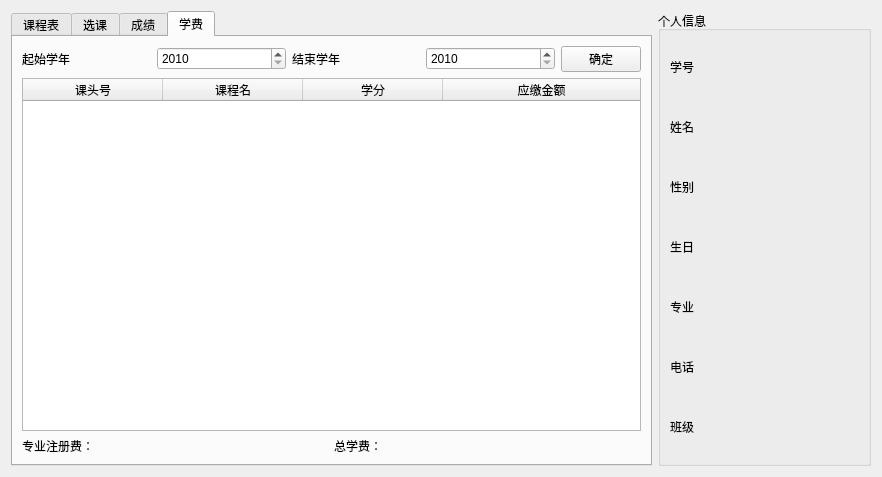
<?xml version="1.0" encoding="UTF-8"?>
<ui version="4.0">
 <class>studentForm</class>
 <widget class="QWidget" name="studentForm">
  <property name="geometry">
   <rect>
    <x>0</x>
    <y>0</y>
    <width>882</width>
    <height>477</height>
   </rect>
  </property>
  <property name="windowTitle">
   <string>学生端</string>
  </property>
  <property name="styleSheet">
   <string notr="true">#StudentForm{background-image: url(:/新前缀/resize_background_pic2.jpg);}</string>
  </property>
  <layout class="QHBoxLayout" name="horizontalLayout_13" stretch="3,1">
   <item>
    <widget class="QTabWidget" name="tabWidget">
     <property name="currentIndex">
      <number>3</number>
     </property>
     <widget class="QWidget" name="calendar">
      <attribute name="title">
       <string>课程表</string>
      </attribute>
      <layout class="QVBoxLayout" name="verticalLayout">
       <item>
        <widget class="QTableWidget" name="tableWidget">
         <attribute name="horizontalHeaderStretchLastSection">
          <bool>true</bool>
         </attribute>
         <column>
          <property name="text">
           <string>课头号</string>
          </property>
         </column>
         <column>
          <property name="text">
           <string>课程名</string>
          </property>
         </column>
         <column>
          <property name="text">
           <string>课程类型</string>
          </property>
         </column>
         <column>
          <property name="text">
           <string>教师</string>
          </property>
         </column>
         <column>
          <property name="text">
           <string>学分</string>
          </property>
         </column>
         <column>
          <property name="text">
           <string>上课时间</string>
          </property>
         </column>
        </widget>
       </item>
      </layout>
     </widget>
     <widget class="QWidget" name="select_lesson">
      <attribute name="title">
       <string>选课</string>
      </attribute>
      <layout class="QVBoxLayout" name="verticalLayout_2">
       <item>
        <widget class="QTabWidget" name="tabWidget_2">
         <property name="currentIndex">
          <number>0</number>
         </property>
         <widget class="QWidget" name="compulsory_course">
          <attribute name="title">
           <string>必修课</string>
          </attribute>
          <layout class="QVBoxLayout" name="verticalLayout_5">
           <item>
            <layout class="QHBoxLayout" name="horizontalLayout_2" stretch="3,1">
             <item>
              <widget class="QComboBox" name="comboBox"/>
             </item>
             <item>
              <widget class="QPushButton" name="pushButton_2">
               <property name="text">
                <string>选课</string>
               </property>
              </widget>
             </item>
            </layout>
           </item>
           <item>
            <widget class="QTableWidget" name="tableWidget_4">
             <attribute name="horizontalHeaderStretchLastSection">
              <bool>true</bool>
             </attribute>
             <column>
              <property name="text">
               <string>课头号</string>
              </property>
             </column>
             <column>
              <property name="text">
               <string>课程名</string>
              </property>
             </column>
             <column>
              <property name="text">
               <string>教师</string>
              </property>
             </column>
             <column>
              <property name="text">
               <string>学分</string>
              </property>
             </column>
             <column>
              <property name="text">
               <string>上课时间</string>
              </property>
             </column>
            </widget>
           </item>
          </layout>
         </widget>
         <widget class="QWidget" name="optional_couse">
          <attribute name="title">
           <string>选修课</string>
          </attribute>
          <layout class="QVBoxLayout" name="verticalLayout_6">
           <item>
            <layout class="QHBoxLayout" name="horizontalLayout_3" stretch="3,1">
             <item>
              <widget class="QComboBox" name="comboBox_2"/>
             </item>
             <item>
              <widget class="QPushButton" name="pushButton_3">
               <property name="text">
                <string>选课</string>
               </property>
              </widget>
             </item>
            </layout>
           </item>
           <item>
            <widget class="QTableWidget" name="tableWidget_5">
             <attribute name="horizontalHeaderStretchLastSection">
              <bool>true</bool>
             </attribute>
             <column>
              <property name="text">
               <string>课头号</string>
              </property>
             </column>
             <column>
              <property name="text">
               <string>课程名</string>
              </property>
             </column>
             <column>
              <property name="text">
               <string>教师</string>
              </property>
             </column>
             <column>
              <property name="text">
               <string>学分</string>
              </property>
             </column>
             <column>
              <property name="text">
               <string>上课时间</string>
              </property>
             </column>
            </widget>
           </item>
          </layout>
         </widget>
         <widget class="QWidget" name="delete_course">
          <attribute name="title">
           <string>撤课</string>
          </attribute>
          <layout class="QVBoxLayout" name="verticalLayout_7">
           <item>
            <layout class="QHBoxLayout" name="horizontalLayout_4" stretch="3,1">
             <item>
              <widget class="QComboBox" name="comboBox_3"/>
             </item>
             <item>
              <widget class="QPushButton" name="pushButton_4">
               <property name="text">
                <string>撤课</string>
               </property>
              </widget>
             </item>
            </layout>
           </item>
           <item>
            <widget class="QTableWidget" name="tableWidget_6">
             <attribute name="horizontalHeaderStretchLastSection">
              <bool>true</bool>
             </attribute>
             <column>
              <property name="text">
               <string>课头号</string>
              </property>
             </column>
             <column>
              <property name="text">
               <string>课程名</string>
              </property>
             </column>
             <column>
              <property name="text">
               <string>课程类型</string>
              </property>
             </column>
             <column>
              <property name="text">
               <string>教师</string>
              </property>
             </column>
             <column>
              <property name="text">
               <string>学分</string>
              </property>
             </column>
             <column>
              <property name="text">
               <string>上课时间</string>
              </property>
             </column>
            </widget>
           </item>
          </layout>
         </widget>
        </widget>
       </item>
      </layout>
     </widget>
     <widget class="QWidget" name="grade_point">
      <attribute name="title">
       <string>成绩</string>
      </attribute>
      <layout class="QVBoxLayout" name="verticalLayout_3">
       <item>
        <widget class="QTableWidget" name="tableWidget_2">
         <property name="rowCount">
          <number>0</number>
         </property>
         <property name="columnCount">
          <number>6</number>
         </property>
         <attribute name="horizontalHeaderDefaultSectionSize">
          <number>99</number>
         </attribute>
         <attribute name="horizontalHeaderStretchLastSection">
          <bool>true</bool>
         </attribute>
         <column>
          <property name="text">
           <string>学期</string>
          </property>
         </column>
         <column>
          <property name="text">
           <string>课头号</string>
          </property>
         </column>
         <column>
          <property name="text">
           <string>课程名</string>
          </property>
         </column>
         <column>
          <property name="text">
           <string>教师</string>
          </property>
         </column>
         <column>
          <property name="text">
           <string>学分</string>
          </property>
         </column>
         <column>
          <property name="text">
           <string>成绩</string>
          </property>
         </column>
        </widget>
       </item>
      </layout>
     </widget>
     <widget class="QWidget" name="school_fees">
      <attribute name="title">
       <string>学费</string>
      </attribute>
      <layout class="QVBoxLayout" name="verticalLayout_4">
       <item>
        <layout class="QHBoxLayout" name="horizontalLayout" stretch="1,1,1,1,0">
         <item>
          <widget class="QLabel" name="label">
           <property name="text">
            <string>起始学年</string>
           </property>
          </widget>
         </item>
         <item>
          <widget class="QSpinBox" name="spinBox">
           <property name="minimum">
            <number>2010</number>
           </property>
           <property name="maximum">
            <number>2020</number>
           </property>
          </widget>
         </item>
         <item>
          <widget class="QLabel" name="label_2">
           <property name="text">
            <string>结束学年</string>
           </property>
          </widget>
         </item>
         <item>
          <widget class="QSpinBox" name="spinBox_2">
           <property name="minimum">
            <number>2010</number>
           </property>
           <property name="maximum">
            <number>2020</number>
           </property>
          </widget>
         </item>
         <item>
          <widget class="QPushButton" name="pushButton">
           <property name="text">
            <string>确定</string>
           </property>
          </widget>
         </item>
        </layout>
       </item>
       <item>
        <widget class="QTableWidget" name="tableWidget_3">
         <property name="frameShape">
          <enum>QFrame::StyledPanel</enum>
         </property>
         <property name="selectionMode">
          <enum>QAbstractItemView::ExtendedSelection</enum>
         </property>
         <property name="gridStyle">
          <enum>Qt::SolidLine</enum>
         </property>
         <attribute name="horizontalHeaderCascadingSectionResizes">
          <bool>false</bool>
         </attribute>
         <attribute name="horizontalHeaderDefaultSectionSize">
          <number>140</number>
         </attribute>
         <attribute name="horizontalHeaderStretchLastSection">
          <bool>true</bool>
         </attribute>
         <column>
          <property name="text">
           <string>课头号</string>
          </property>
         </column>
         <column>
          <property name="text">
           <string>课程名</string>
          </property>
         </column>
         <column>
          <property name="text">
           <string>学分</string>
          </property>
         </column>
         <column>
          <property name="text">
           <string>应缴金额</string>
          </property>
         </column>
        </widget>
       </item>
       <item>
        <layout class="QHBoxLayout" name="horizontalLayout_5" stretch="2,3,2,3">
         <item>
          <widget class="QLabel" name="label_6">
           <property name="text">
            <string>专业注册费：</string>
           </property>
          </widget>
         </item>
         <item>
          <widget class="QLabel" name="label_5">
           <property name="text">
            <string/>
           </property>
          </widget>
         </item>
         <item>
          <widget class="QLabel" name="label_4">
           <property name="text">
            <string>总学费：</string>
           </property>
          </widget>
         </item>
         <item>
          <widget class="QLabel" name="label_3">
           <property name="text">
            <string/>
           </property>
          </widget>
         </item>
        </layout>
       </item>
      </layout>
     </widget>
    </widget>
   </item>
   <item>
    <widget class="QGroupBox" name="groupBox">
     <property name="title">
      <string>个人信息</string>
     </property>
     <layout class="QVBoxLayout" name="verticalLayout_8">
      <item>
       <layout class="QHBoxLayout" name="horizontalLayout_6">
        <item>
         <widget class="QLabel" name="label_7">
          <property name="text">
           <string>学号</string>
          </property>
         </widget>
        </item>
        <item>
         <widget class="QLabel" name="label_14">
          <property name="text">
           <string/>
          </property>
         </widget>
        </item>
       </layout>
      </item>
      <item>
       <layout class="QHBoxLayout" name="horizontalLayout_7">
        <item>
         <widget class="QLabel" name="label_8">
          <property name="text">
           <string>姓名</string>
          </property>
         </widget>
        </item>
        <item>
         <widget class="QLabel" name="label_15">
          <property name="text">
           <string/>
          </property>
         </widget>
        </item>
       </layout>
      </item>
      <item>
       <layout class="QHBoxLayout" name="horizontalLayout_8">
        <item>
         <widget class="QLabel" name="label_9">
          <property name="text">
           <string>性别</string>
          </property>
         </widget>
        </item>
        <item>
         <widget class="QLabel" name="label_16">
          <property name="text">
           <string/>
          </property>
         </widget>
        </item>
       </layout>
      </item>
      <item>
       <layout class="QHBoxLayout" name="horizontalLayout_9">
        <item>
         <widget class="QLabel" name="label_10">
          <property name="text">
           <string>生日</string>
          </property>
         </widget>
        </item>
        <item>
         <widget class="QLabel" name="label_17">
          <property name="text">
           <string/>
          </property>
         </widget>
        </item>
       </layout>
      </item>
      <item>
       <layout class="QHBoxLayout" name="horizontalLayout_10">
        <item>
         <widget class="QLabel" name="label_11">
          <property name="text">
           <string>专业</string>
          </property>
         </widget>
        </item>
        <item>
         <widget class="QLabel" name="label_18">
          <property name="text">
           <string/>
          </property>
         </widget>
        </item>
       </layout>
      </item>
      <item>
       <layout class="QHBoxLayout" name="horizontalLayout_11">
        <item>
         <widget class="QLabel" name="label_12">
          <property name="text">
           <string>电话</string>
          </property>
         </widget>
        </item>
        <item>
         <widget class="QLabel" name="label_19">
          <property name="text">
           <string/>
          </property>
         </widget>
        </item>
       </layout>
      </item>
      <item>
       <layout class="QHBoxLayout" name="horizontalLayout_12">
        <item>
         <widget class="QLabel" name="label_13">
          <property name="text">
           <string>班级</string>
          </property>
         </widget>
        </item>
        <item>
         <widget class="QLabel" name="label_20">
          <property name="text">
           <string/>
          </property>
         </widget>
        </item>
       </layout>
      </item>
     </layout>
    </widget>
   </item>
  </layout>
 </widget>
 <resources/>
 <connections/>
</ui>
